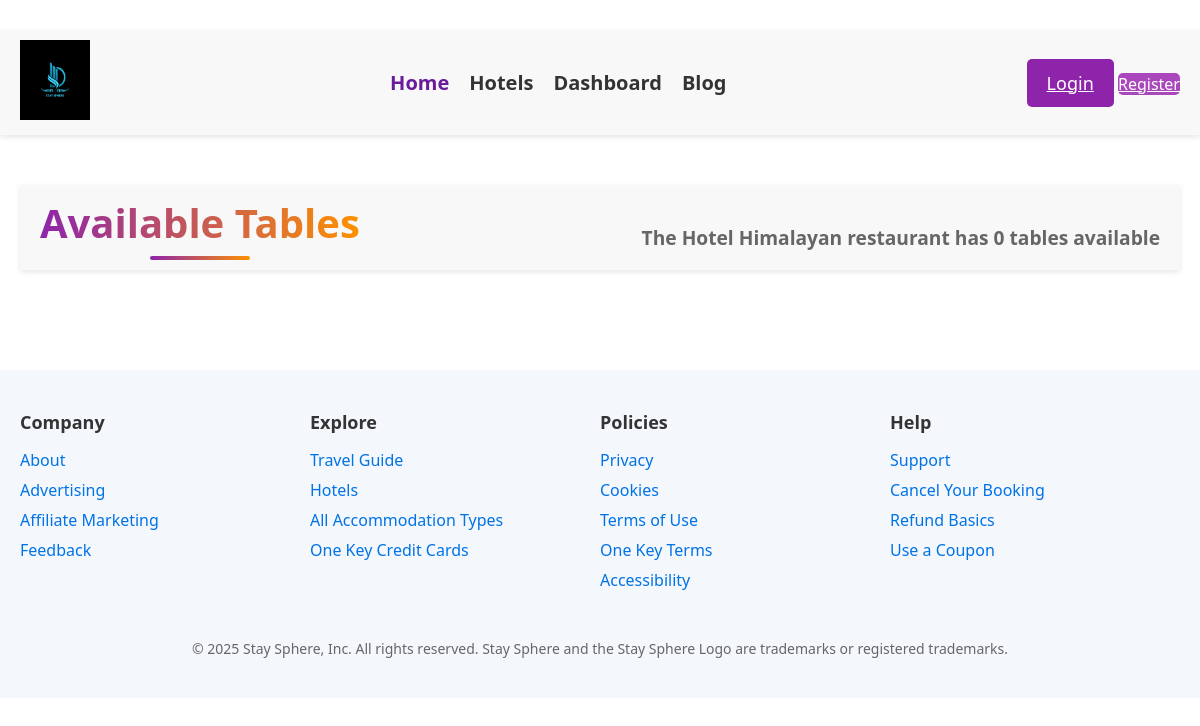
The page /detail/1/resturant2/ on the database as committed earlier.
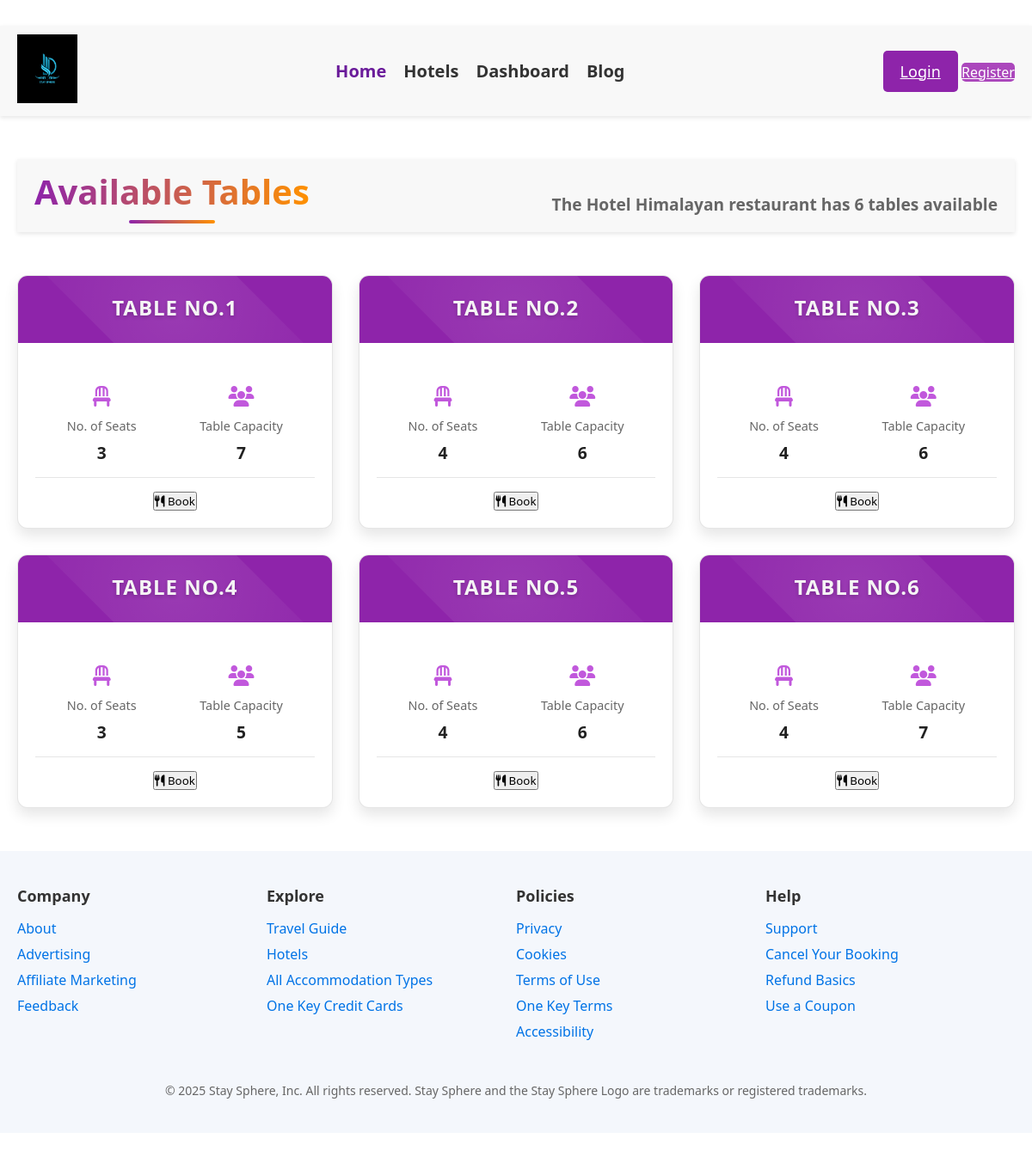
The same page on the database as committed later.
### hotel/models.py (models this page shows, shortened)
class Resturant(models.Model):
    hotel = models.ForeignKey(Hotel, on_delete= models.CASCADE)
    table_number = models.CharField(max_length=150)
    is_available = models.BooleanField(default=True)
    number_of_seats = models.IntegerField(default=0)
    table_capacity = models.IntegerField(default=0)
    resturantid = ShortUUIDField(unique=True, length = 8, max_length=15, alphabet = "abcdefghijklmnopqrstuvwxyz")
    date = models.DateTimeField(auto_now_add=True)
    class Meta:
        verbose_name_plural = "Resturants"

### hotel/views.py (the view)
# urls.py: path("detail/<slug:slug>/resturant2/", views.resturant_table_detail, name="resturant_table_detail"),
def resturant_table_detail(request, slug):
    hotel = Hotel.objects.get(status="Live", slug=slug)
    resturant = Resturant.objects.filter( is_available = True)
    id = request.GET.get("hotel-id")
    checkin = request.GET.get("checkin")
    checkout = request.GET.get("checkout")
    checkintime = request.GET.get("checkintime")
    checkouttime = request.GET.get("checkouttime")
    context = {
        "hotel": hotel,
        "resturant": resturant,
        "checkin": checkin,
        "checkout": checkout,
        "checkintime": checkintime,
        "checkouttime": checkouttime,
    }
    return render(request, "hotel/resturant_table_detail.html", context)

### templates/hotel/resturant_table_detail.html (shortened to what this page needs)
{% extends 'partials/base.html' %}
{% load static %}
{% block content %}
<!DOCTYPE html>
<html lang="en">
<head>
    <link rel="stylesheet" href="{% static 'css/resturanttabledetail.css' %}">
    <link rel="stylesheet" href="https://cdnjs.cloudflare.com/ajax/libs/font-awesome/6.4.2/css/all.min.css">
</head>
<body>
    <div class="container">
        <header>
            <h1>Available Tables</h1>
            <p><b>The {{hotel.name}} restaurant has {{resturant.count}} tables available</b></p>
        </header>
        <div class="restaurant-grid">
            {% for restaurant in resturant %}
            <div class="restaurant-card">
                <div class="restaurant-header">
                    <h2>TABLE NO.{{restaurant.table_number}}</h2>
                </div>
                <div class="restaurant-body">
                    <div class="restaurant-info">
                        <div class="info-item">
                            <i class="fas fa-chair"></i>
                            <span>No. of Seats</span>
                            <strong>{{restaurant.number_of_seats}}</strong>
                        </div>
                        <div class="info-item">
                            <i class="fas fa-users"></i>
                            <span>Table Capacity</span>
                            <strong>{{restaurant.table_capacity}}</strong>
                        </div>
                    </div>
                    <button class="add-to-resturant-selection" data-index="{{restaurant.id}}">
                        <i class="fas fa-utensils"></i> Book
                    </button>
                </div>
            </div>
            {% endfor %}
        </div>
    </div>
</body>
</html>
{% endblock content %}

Rows that differ between the two databases and show on the page:
added Resturant: table_number "1", number_of_seats "3", table_capacity "7"
added Resturant: table_number "2", number_of_seats "4", table_capacity "6"
added Resturant: table_number "3", number_of_seats "4", table_capacity "6"
added Resturant: table_number "4", number_of_seats "3", table_capacity "5"
added Resturant: table_number "5", number_of_seats "4", table_capacity "6"
added Resturant: table_number "6", number_of_seats "4", table_capacity "7"
Other text that changed with them:
{{ resturant.count }}: "0" → "6"
